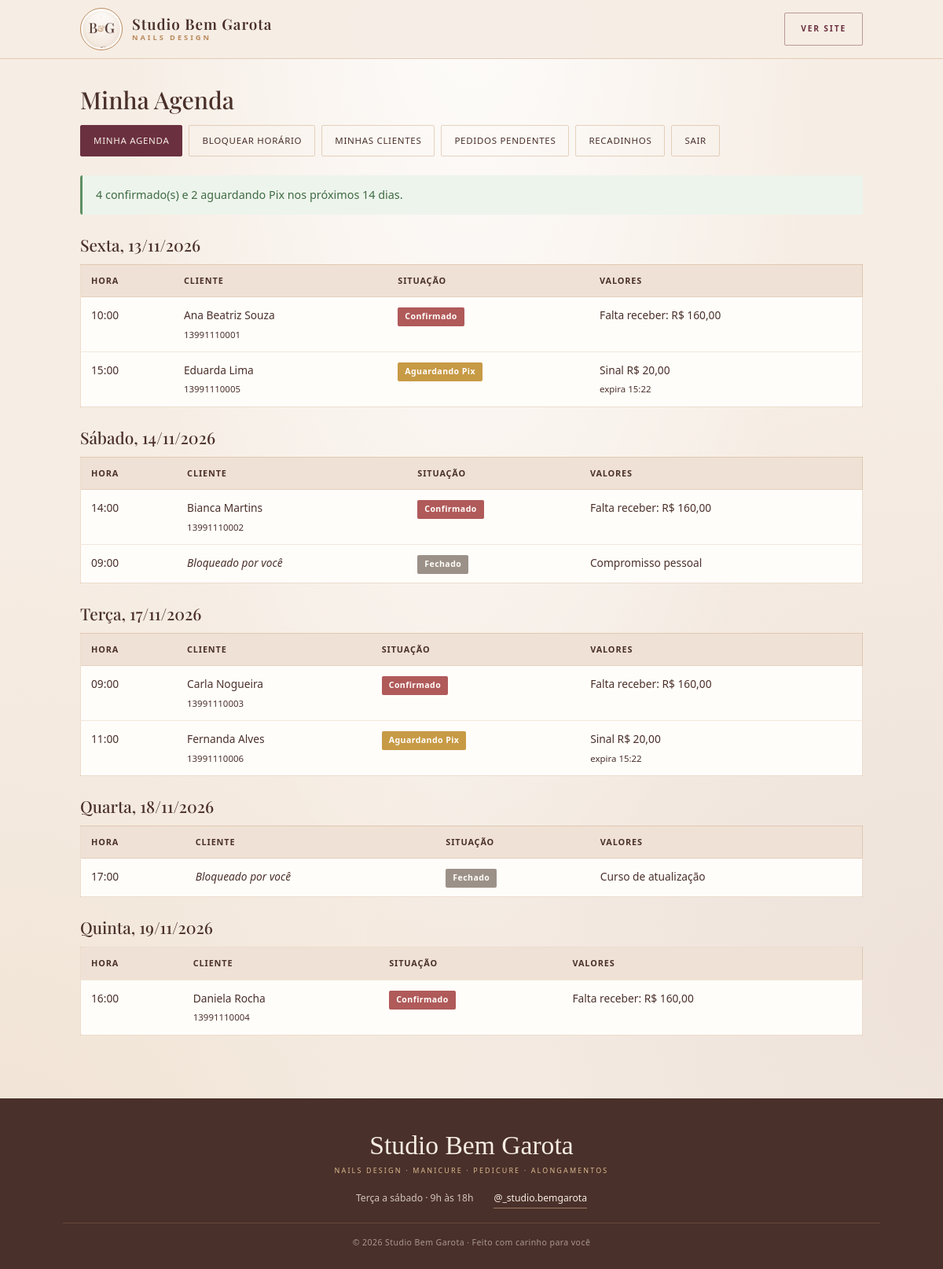
The page /admin/agenda.php (signed in) on the database its author committed.
### tables this page shows
CREATE TABLE IF NOT EXISTS agendamentos (
  id INT UNSIGNED AUTO_INCREMENT PRIMARY KEY,
  cliente_id INT UNSIGNED NOT NULL,
  `data` DATE NOT NULL,
  `hora` TIME NOT NULL,
  status ENUM('pendente','confirmado','cancelado','expirado') NOT NULL DEFAULT 'pendente',
  valor_servico DECIMAL(10,2) NOT NULL,
  valor_sinal DECIMAL(10,2) NOT NULL,
  valor_restante DECIMAL(10,2) NOT NULL,
  expira_em DATETIME NULL,
  pago_em DATETIME NULL,
  criado_em TIMESTAMP DEFAULT CURRENT_TIMESTAMP,
  INDEX busca_data_hora (`data`, `hora`),
  FOREIGN KEY (cliente_id) REFERENCES clientes(id) ON DELETE CASCADE
);

CREATE TABLE IF NOT EXISTS clientes (
  id INT UNSIGNED AUTO_INCREMENT PRIMARY KEY,
  nome VARCHAR(120) NOT NULL,
  whatsapp VARCHAR(20) NOT NULL,
  criado_em TIMESTAMP DEFAULT CURRENT_TIMESTAMP,
  UNIQUE KEY whatsapp_unico (whatsapp)
);

### admin/agenda.php (the view, shortened to what this page needs)
<?php
require_once '../includes/conexao.php';
mysqli_query(
    $conexao,
    "UPDATE agendamentos SET status = 'expirado'
      WHERE status = 'pendente' AND expira_em < NOW()"
);
$hoje = new DateTime('today');
$de = $hoje->format('Y-m-d');
$ate = (clone $hoje)->modify('+13 days')->format('Y-m-d');
$agendaDias = [];
$nConfirmados = 0;
$nPendentes = 0;
$consulta = mysqli_prepare(
    $conexao,
    "SELECT a.`data`, a.`hora`, a.status, a.valor_restante, a.expira_em,
            c.nome, c.whatsapp
       FROM agendamentos a
       INNER JOIN clientes c ON c.id = a.cliente_id
      WHERE a.`data` BETWEEN ? AND ?
        AND a.status IN ('confirmado', 'pendente')
      ORDER BY a.`data`, a.`hora`"
);
mysqli_stmt_bind_param($consulta, 'ss', $de, $ate);
mysqli_stmt_execute($consulta);
$resultado = mysqli_stmt_get_result($consulta);
while ($linha = mysqli_fetch_assoc($resultado)) {
    $agendaDias[$linha['data']][] = [
        'tipo'     => 'agendamento',
        'hora'     => substr($linha['hora'], 0, 5),
        'status'   => $linha['status'],
        'nome'     => $linha['nome'],
        'whatsapp' => $linha['whatsapp'],
        'restante' => $linha['valor_restante'],
        'expira'   => $linha['expira_em'],
    ];
    if ($linha['status'] === 'confirmado') { $nConfirmados++; }
    else { $nPendentes++; }
}
$consulta = mysqli_prepare(
    $conexao,
    "SELECT `data`, `hora`, motivo FROM bloqueios
      WHERE `data` BETWEEN ? AND ? ORDER BY `data`, `hora`"
);
mysqli_stmt_bind_param($consulta, 'ss', $de, $ate);
mysqli_stmt_execute($consulta);
$resultado = mysqli_stmt_get_result($consulta);
while ($linha = mysqli_fetch_assoc($resultado)) {
    $agendaDias[$linha['data']][] = [
        'tipo'  => 'bloqueio',
        'hora'  => substr($linha['hora'], 0, 5),
        'motivo' => $linha['motivo'],
    ];
}
ksort($agendaDias);
$diasSemana = ['Domingo','Segunda','Terça','Quarta','Quinta','Sexta','Sábado'];
include '../includes/cabecalho.php';
?>
<h2>Minha Agenda</h2>
<nav class="admin-menu">
    <a class="atual" href="agenda.php">Minha Agenda</a>
    <a href="bloquear.php">Bloquear Horário</a>
    <a href="clientes.php">Minhas Clientes</a>
    <a href="pendentes.php">Pedidos Pendentes</a>
    <a href="recadinhos.php">Recadinhos</a>
    <a href="login.php?sair=1">Sair</a>
</nav>
<div class="mensagem mensagem-sucesso">
    <?php echo $nConfirmados; ?> confirmado(s) e
    <?php echo $nPendentes; ?> aguardando Pix nos próximos 14 dias.
</div>
<?php foreach ($agendaDias as $data => $itens) { ?>
    <?php
        $d = new DateTime($data);
        $tituloDia = $diasSemana[(int)$d->format('w')] . ', ' . $d->format('d/m/Y');
    ?>
    <h3><?php echo $tituloDia; ?></h3>
    <div class="tabela-rolagem">
        <table class="tabela">
            <tr>
                <th>Hora</th><th>Cliente</th><th>Situação</th><th>Valores</th>
            </tr>
            <?php foreach ($itens as $item) { ?>
                <?php if ($item['tipo'] === 'bloqueio') { ?>
                    <tr>
                        <td><?php echo $item['hora']; ?></td>
                        <td><em>Bloqueado por você</em></td>
                        <td><span class="badge fechado">Fechado</span></td>
                        <td>
                            <?php echo htmlspecialchars($item['motivo'] ?? ''); ?>
                        </td>
                    </tr>
                <?php } elseif ($item['status'] === 'confirmado') { ?>
                    <tr>
                        <td><?php echo $item['hora']; ?></td>
                        <td>
                            <?php echo htmlspecialchars($item['nome']); ?><br>
                            <small><?php echo htmlspecialchars($item['whatsapp']); ?></small>
                        </td>
                        <td><span class="badge ocupado">Confirmado</span></td>
                        <td>Falta receber:
                            R$ <?php echo number_format($item['restante'], 2, ',', '.'); ?>
                        </td>
                    </tr>
                <?php } else { ?>
                    <tr>
                        <td><?php echo $item['hora']; ?></td>
                        <td>
                            <?php echo htmlspecialchars($item['nome']); ?><br>
                            <small><?php echo htmlspecialchars($item['whatsapp']); ?></small>
                        </td>
                        <td><span class="badge aguardando">Aguardando Pix</span></td>
                        <td>
                            Sinal R$ 20,00<br>
                            <small>expira <?php echo date('H:i', strtotime($item['expira'])); ?></small>
                        </td>
                    </tr>
                <?php } ?>
            <?php } ?>
        </table>
    </div>
<?php } ?>
<?php include '../includes/rodape.php'; ?>

### includes/cabecalho.php (shortened to what this page needs)
<?php
$ePaginaDoPainel = strpos($_SERVER['SCRIPT_NAME'], '/admin/') !== false;
?>
<!DOCTYPE html>
<html lang="pt-br">
<head>
    <link rel="stylesheet" href="<?php echo BASE_URL; ?>/css/estilo.css">
</head>
<body>
    <header class="topo">
        <div class="topo-inner">
            <a href="<?php echo BASE_URL; ?>/index.php" class="area-logo">
                <img src="<?php echo BASE_URL; ?>/img/logo.png" alt="Studio Bem Garota" class="logo">
                <span class="marca-topo">
                    <span class="nome-studio">Studio Bem Garota</span>
                    <span class="subtitulo-studio">Nails Design</span>
                </span>
            </a>
            <?php if ($ePaginaDoPainel) { ?>
                <a href="<?php echo BASE_URL; ?>/index.php" class="botao-topo botao-topo-claro">Ver site</a>
            <?php } else { ?>
                <a href="<?php echo BASE_URL; ?>/cadastro.php" class="botao-topo">Agendar</a>
            <?php } ?>
        </div>
    </header>
    <main class="conteudo">

### includes/rodape.php
    </main>
    <footer class="rodape">
        <div class="rodape-inner">
            <div class="rodape-marca">
                <span class="rodape-script">Studio Bem Garota</span>
                <span class="rodape-sub">Nails Design &middot; Manicure &middot; Pedicure &middot; Alongamentos</span>
            </div>
            <div class="rodape-info">
                <span>Terça a sábado &middot; 9h às 18h</span>
                <a href="https://instagram.com/_studio.bemgarota" target="_blank" rel="noopener">@_studio.bemgarota</a>
            </div>
            <p class="rodape-copy">
                &copy; <?php echo date('Y'); ?> Studio Bem Garota &middot; Feito com carinho para você
            </p>
        </div>
    </footer>
</body>
</html>

### rows shown on the page
agendamentos: hora "10:00", cliente.nome "Ana Beatriz Souza", cliente.whatsapp "13991110001", valor_restante "160,00"
agendamentos: hora "15:00", cliente.nome "Eduarda Lima", cliente.whatsapp "13991110005", expira_em "15:22"
agendamentos: hora "14:00", cliente.nome "Bianca Martins", cliente.whatsapp "13991110002", valor_restante "160,00"
agendamentos: hora "09:00", cliente.nome "Carla Nogueira", cliente.whatsapp "13991110003", valor_restante "160,00"
agendamentos: hora "11:00", cliente.nome "Fernanda Alves", cliente.whatsapp "13991110006", expira_em "15:22"
agendamentos: hora "16:00", cliente.nome "Daniela Rocha", cliente.whatsapp "13991110004", valor_restante "160,00"

### other values the page prints
$nConfirmados "4"
$nPendentes "2"
$tituloDia "Sexta, 13/11/2026"
$tituloDia "Sábado, 14/11/2026"
$item['hora'] "09:00"
$item['motivo'] "Compromisso pessoal"
$tituloDia "Terça, 17/11/2026"
$tituloDia "Quarta, 18/11/2026"
$item['hora'] "17:00"
$item['motivo'] "Curso de atualização"
$tituloDia "Quinta, 19/11/2026"
